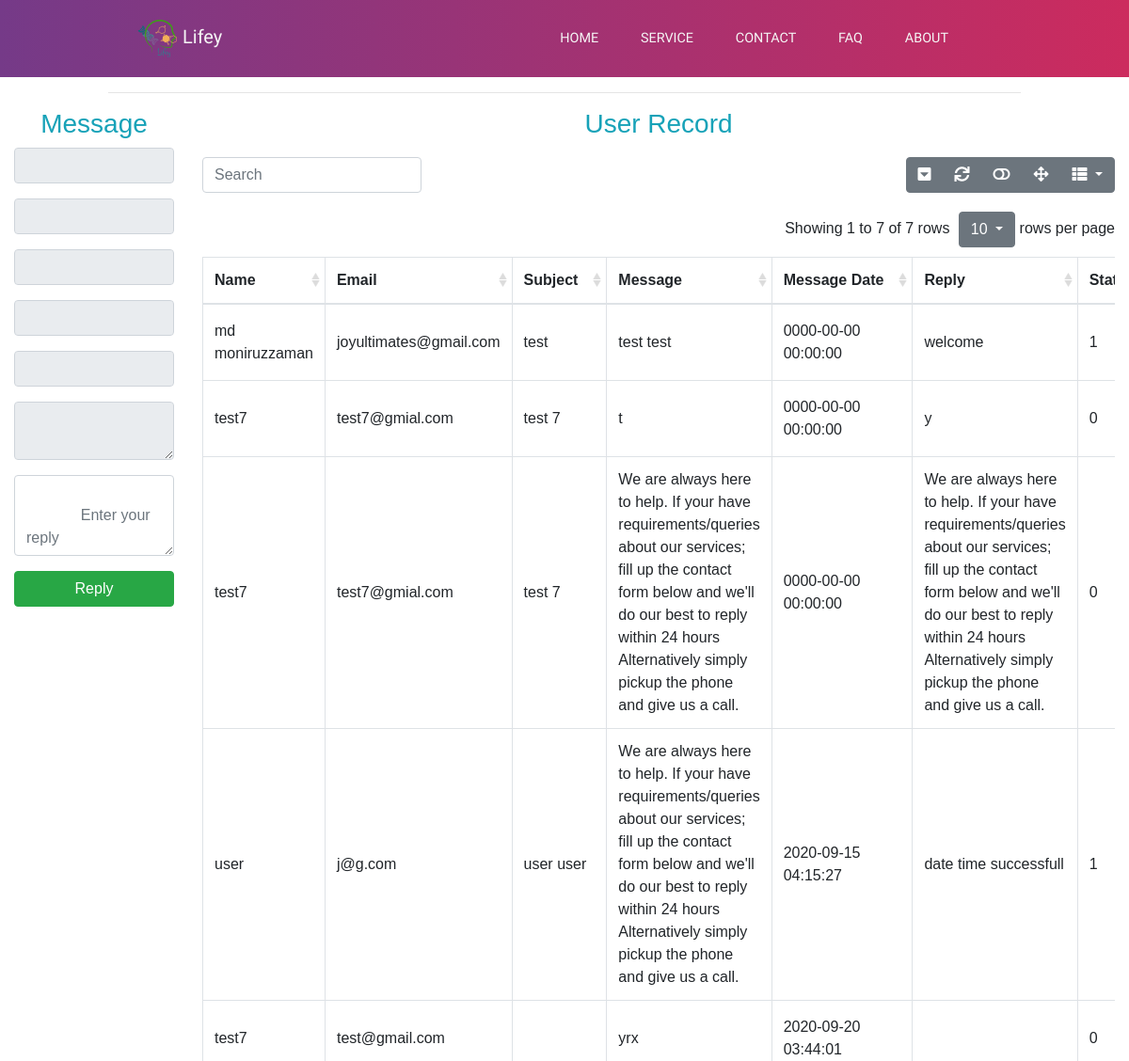
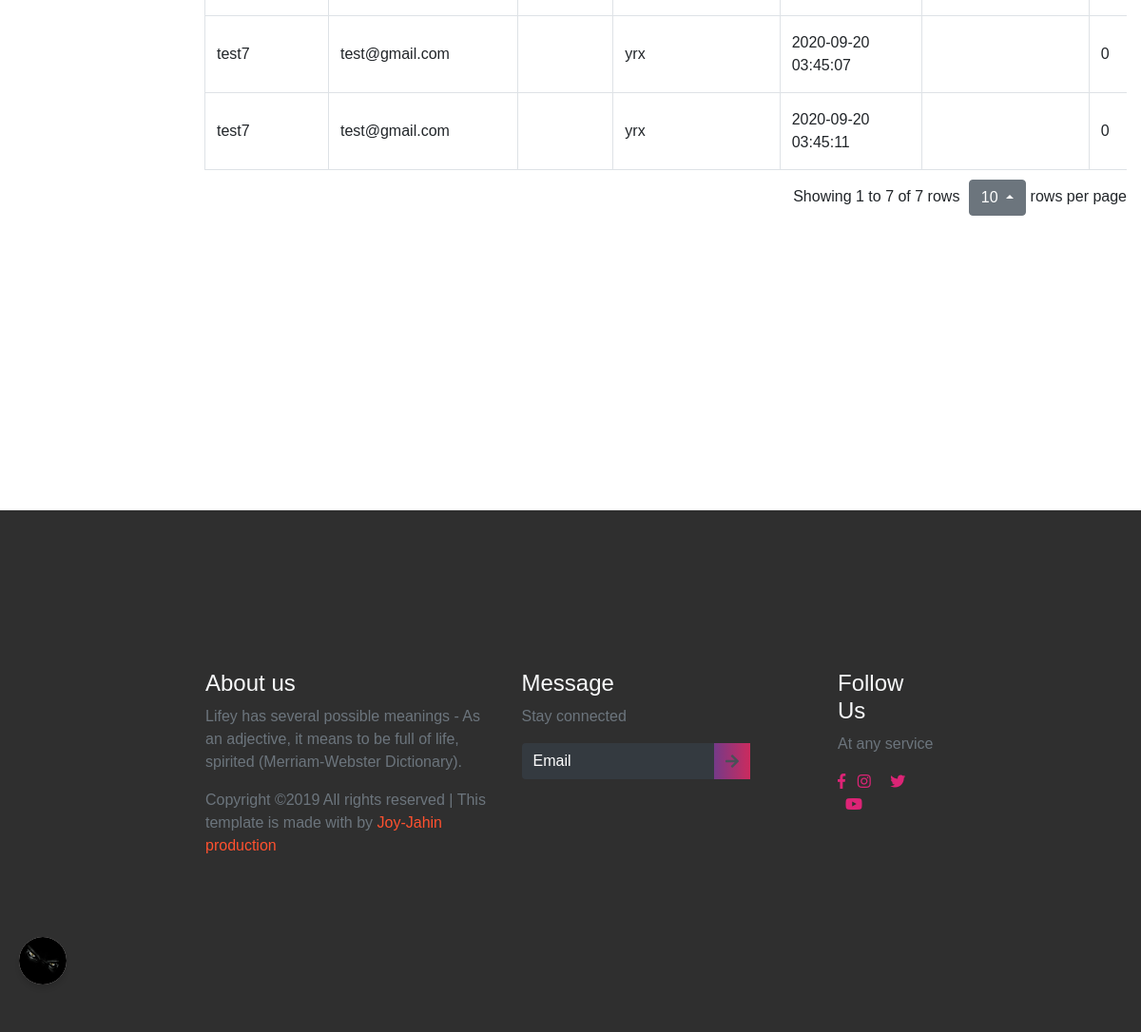
The page /lifey/pages/contact_inbox.php (signed in) on the database its author committed (2 pictures, top to bottom).
### tables this page shows
CREATE TABLE `contact_form` (
  `contactID` int(11) NOT NULL,
  `name` varchar(255) DEFAULT NULL,
  `email` varchar(255) DEFAULT NULL,
  `contactno` varchar(255) DEFAULT NULL,
  `country` varchar(255) DEFAULT NULL,
  `subject` text,
  `message` text,
  `messageDate` datetime NOT NULL,
  `reply` text,
  `replyDate` datetime NOT NULL,
  `status` int(11) DEFAULT '0'
);

### lifey/pages/contact_inbox_action.php (called while the page is built, shortened)
<?php
	$name="";
	$email="";
	$contactno="";
	$country="";
	$subject="";
    $message="";
    $reply="";
?>

### lifey/pages/contact_inbox.php (the view, shortened to what this page needs)
<?php include 'contact_inbox_action.php';?>
<!DOCTYPE html>
<html lang="en">
<head>
  <link rel="stylesheet" href="https://maxcdn.bootstrapcdn.com/bootstrap/4.1.3/css/bootstrap.min.css">
  <link rel="stylesheet" type="text/css" href="https://cdn.datatables.net/v/bs4/dt-1.10.18/datatables.min.css" />
    <link rel="stylesheet" href="../css/custom/navbar_footer.css">
    <link rel="stylesheet" type="text/css" href="../css/custom/user_toggle.css">
     <link rel="stylesheet" href="../css/custom/all.css">
    <link rel="stylesheet" href="https://use.fontawesome.com/releases/v5.6.3/css/all.css">
    <link rel="stylesheet" href="../css/bootstrap/bootstrap-table.min.css">
    <link href="https://unpkg.com/jquery-resizable-columns@0.2.3/dist/jquery.resizableColumns.css" rel="stylesheet">
    <link href="https://unpkg.com/bootstrap-table@1.17.1/dist/bootstrap-table.min.css" rel="stylesheet">
</head>
  <body>
<?php
			include ('user_toggle.php');
	?>
      <header>
        <div class="container-fluid p-0">
            <nav class="navbar navbar-expand-lg">
                <a class="navbar-brand" href="home.php">
                    <img src="../images/lifey_favicon.png" style="width:50px;height:50px;">Lifey</a>
                <div class="collapse navbar-collapse" id="navbarNav">
                    <ul class="navbar-nav">
                        <li class="nav-item active">
                            <a class="nav-link" href="home.php">HOME
                            </a>
                        </li>
                        <li class="nav-item">
                            <a class="nav-link" href="services.php">SERVICE</a>
                        </li>
                        <li class="nav-item">
                            <a class="nav-link" href="contact_page.php">CONTACT</a>
                        </li>
                        <li class="nav-item">
                            <a class="nav-link" href="FAQ.php">FAQ</a>
                        </li>
                        <li class="nav-item">
                            <a class="nav-link" href="about_us.php">ABOUT</a>
                        </li>
                    </ul>
                </div>
            </nav>
        </div>
    </header>
<main id="main-area">
<section class="contact_inbox" style="margin-bottom: 300px;">
  <div class="container-fluid ">
    <div class="row justify-content-center">
      <div class="col-md-10">
        <hr>
      </div>
    </div>
    <div class="row">
        <div class="col-md-2">
        <h3 class="text-center text-info">Message</h3>
          <form action="contact_inbox_action.php" method="post" enctype="multipart/form-data">
          <div class="form-group">
            <input type="text" name="name" value="<?= $name; ?>" class="form-control" required readonly>
          </div>
          <div class="form-group">
            <input type="text" name="email" value="<?= $email; ?>" class="form-control" required readonly>
          </div>
          <div class="form-group">
            <input type="number" name="contactno" value="<?= $contactno; ?>" class="form-control"  required readonly>
          </div>
          <div class="form-group">
            <input type="text" name="country" value="<?= $country; ?>" class="form-control" p required readonly>
          </div>
          <div class="form-group">
            <input type="text" name="subject" value="<?= $subject; ?>" class="form-control"  required readonly>
          </div>
          <div class="form-group">
           <textarea type="text" name="message" value="<?= $message; ?>" class="form-control" placeholder="
             <?= $message; ?>"  required readonly></textarea>
          </div>
         <div class="form-group">
           <textarea type="text" class="form-control" name="reply" rows="3" value="<?= $reply; ?>" placeholder="
             Enter your reply" required></textarea>
         </div>
          <div class="form-group">
            <input type="submit" name="update" class="btn btn-success btn-block" value="Reply">
          </div>
        </form>
      </div>
        <div class="col-md-10">
           <?php
          global $ConnectingDB;
          $query = 'SELECT * FROM contact_form';
          $stmt = $ConnectingDB->prepare($query);
          $stmt->execute();
          $result = $stmt->get_result();
        ?>
        <h3 class="text-center text-info">User Record</h3>
            <table
                id="inbox-table"
               data-toggle="table"
               data-pagination="true"
               data-search="true"
               data-search-align="left"
               data-show-columns="true"
               data-show-toggle="true"
               data-show-refresh="true"
               data-show-fullscreen="true"
               data-show-pagination-switch="true"
               data-pagination-pre-text="Previous"
               data-pagination-next-text="Next"
               data-pagination-h-align="left"
               data-pagination-detail-h-align="right"
               data-page-list="[5, 10, 20, 30, 40, 50, all]"
               data-resizable="true"
               data-pagination-v-align="both"
               >
          <thead>
            <tr>
              <th data-field="name" data-sortable="true" >Name</th>
              <th data-field="email" data-sortable="true">Email</th>
              <th data-field="subject" data-sortable="true">Subject</th>
              <th data-field="message" data-sortable="true">Message</th>
              <th data-field="mdate" data-sortable="true">Message Date</th>
              <th data-field="reply" data-sortable="true">Reply</th>
              <th data-field="status" data-sortable="true">Status</th>
            </tr>
          </thead>
          <tbody>
            <?php while ($row = $result->fetch_assoc()) { ?>
            <tr>
              <td><?= $row['name']; ?></td>
              <td><?= $row['email']; ?></td>
              <td><?= $row['subject']; ?></td>
              <td><?= $row['message']; ?></td>
              <td><?= $row['messageDate']; ?></td>
              <td><?= $row['reply']; ?></td>
              <td><?= $row['status']; ?></td>
            </tr>
            <?php } ?>
          </tbody>
        </table>
      </div>
    </div>
  </div>
  </section>
</main>
 <footer class="footer">
        <div class="container-fluid p-0">
            <div class="row text-left">
                <div class="col-md-5 col-sm-5">
                    <h4 class="text-light">About us</h4>
                    <p class="text-muted"> Lifey has several possible meanings - As an adjective, it means to be full of life, spirited (Merriam-Webster Dictionary).</p>
                    <p class="pt-6 text-muted">Copyright ©2019 All rights reserved | This template is made with by
                        <span>Joy-Jahin production</span>
                    </p>
                </div>
                <div class="col-md-5 col-sm-12">
                    <h4 class="text-light">Message</h4>
                    <p class="text-muted">Stay connected</p>
                    <form class="form-inline">
                        <div class="col pl-0">
                            <div class="input-group pr-5">
                                <input type="text" class="form-control bg-dark text-white" id="inlineFormInputGroupUsername2" placeholder="Email">
                                <div class="input-group-prepend">
                                    <div class="input-group-text">
                                        <i class="fas fa-arrow-right"></i>
                                    </div>
                                </div>
                            </div>
                        </div>
                    </form>
                </div>
                <div class="col-md-2 col-sm-12">
                    <h4 class="text-light">Follow Us</h4>
                    <p class="text-muted">At any service</p>
                    <div class="column text-light">
                        <i class="fab fa-facebook-f"></i>
                        <i class="fab fa-instagram"></i>
                        <i class="fab fa-twitter"></i>
                        <i class="fab fa-youtube"></i>
                    </div>
                </div>
            </div>
        </div>
    </footer>
</body>
</html>

### lifey/css/custom/navbar_footer.css (style rules this page uses)
* { box-sizing: border-box; }
header { overflow-x: hidden; }
:root { --Sniglet-font: "Sniglet", cursive; --Rubik: "Rubik", cursive; --Patua: "Patua One", cursive; --Lobster: "lobster", cursive; --light-black: #2e2c2caf; --bggradient: -webkit-linear-gradient(to right, #753a88, #cc2b5e); --bggradient: linear-gradient(to right, #753a88, #cc2b5e); --light-gray: rgba(255, 255, 255, 0.877); }
header a { font-family: var(--Sniglet-font); font-size: 0.9em; color: whitesmoke; }
header .nav-item:last-child { padding-right: 10.5em; }
header .nav-item { padding: 0.9em; }
header .navbar-brand { padding-left: 8rem; }
header { background: #cc2b5e; background: var(--bggradient); }
footer { background: rgba(0, 0, 0, 0.815); overflow-x: hidden; padding: 14vmin 18vmin; }
footer p > span { color: #ff512f; }
footer input { border: none !important; }
footer input::placeholder { color: white !important; }
footer .input-group .input-group-text { background: var(--bggradient); border: none; }
footer .column i { color: #dd2476; }
footer .column i + i { padding: 0 0.5em; }

### lifey/css/custom/user_toggle.css (style rules this page uses)
* { margin: 0; padding: 0; font-family: 'poppins',sans-serif; }

### lifey/css/custom/all.css (style rules this page uses)
.fa, .fas, .far, .fal, .fab { -moz-osx-font-smoothing: grayscale; -webkit-font-smoothing: antialiased; display: inline-block; font-style: normal; font-variant: normal; text-rendering: auto; line-height: 1; }
.fa-arrow-right:before { content: "\f061"; }
.fa-facebook-f:before { content: "\f39e"; }
.fa-instagram:before { content: "\f16d"; }
.fa-twitter:before { content: "\f099"; }
.fa-youtube:before { content: "\f167"; }
.fab { font-family: 'Font Awesome 5 Brands'; }
.fa, .fas { font-family: 'Font Awesome 5 Free'; font-weight: 900; }

### rows shown on the page
contact_form: name "md moniruzzaman", email "joyultimates@gmail.com", subject "test", message "test test", messageDate "0000-00-00 00:00:00", reply "welcome", status "1"
contact_form: name "test7", email "test7@gmial.com", subject "test 7", message "t", messageDate "0000-00-00 00:00:00", reply "y", status "0"
contact_form: name "test7", email "test7@gmial.com", subject "test 7", message "We are always here to help. If your have requirements/queries about our services; fill up the contact form below and we'll do our best to reply within 24 hours Alternatively simply pickup the phone and give us a call.", messageDate "0000-00-00 00:00:00", reply "We are always here to help. If your have requirements/queries about our services; fill up the contact form below and we'll do our best to reply within 24 hours Alternatively simply pickup the phone and give us a call.", status "0"
contact_form: name "user", email "j@g.com", subject "user user", message "We are always here to help. If your have requirements/queries about our services; fill up the contact form below and we'll do our best to reply within 24 hours Alternatively simply pickup the phone and give us a call.", messageDate "2020-09-15 04:15:27", reply "date time successfull", status "1"
contact_form: name "test7", email "test@gmail.com", message "yrx", messageDate "2020-09-20 03:44:01", status "0"
contact_form: name "test7", email "test@gmail.com", message "yrx", messageDate "2020-09-20 03:45:07", status "0"
contact_form: name "test7", email "test@gmail.com", message "yrx", messageDate "2020-09-20 03:45:11", status "0"
